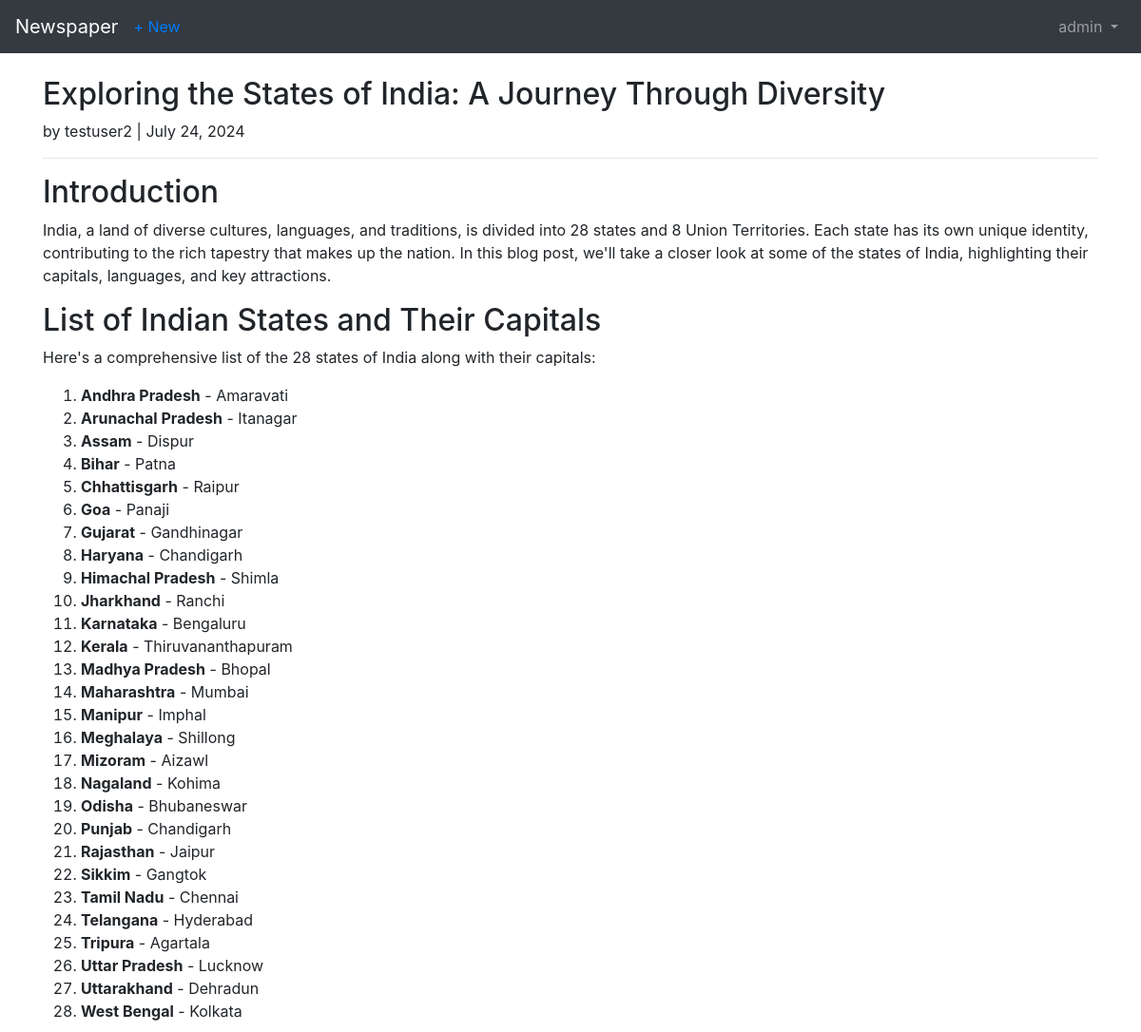
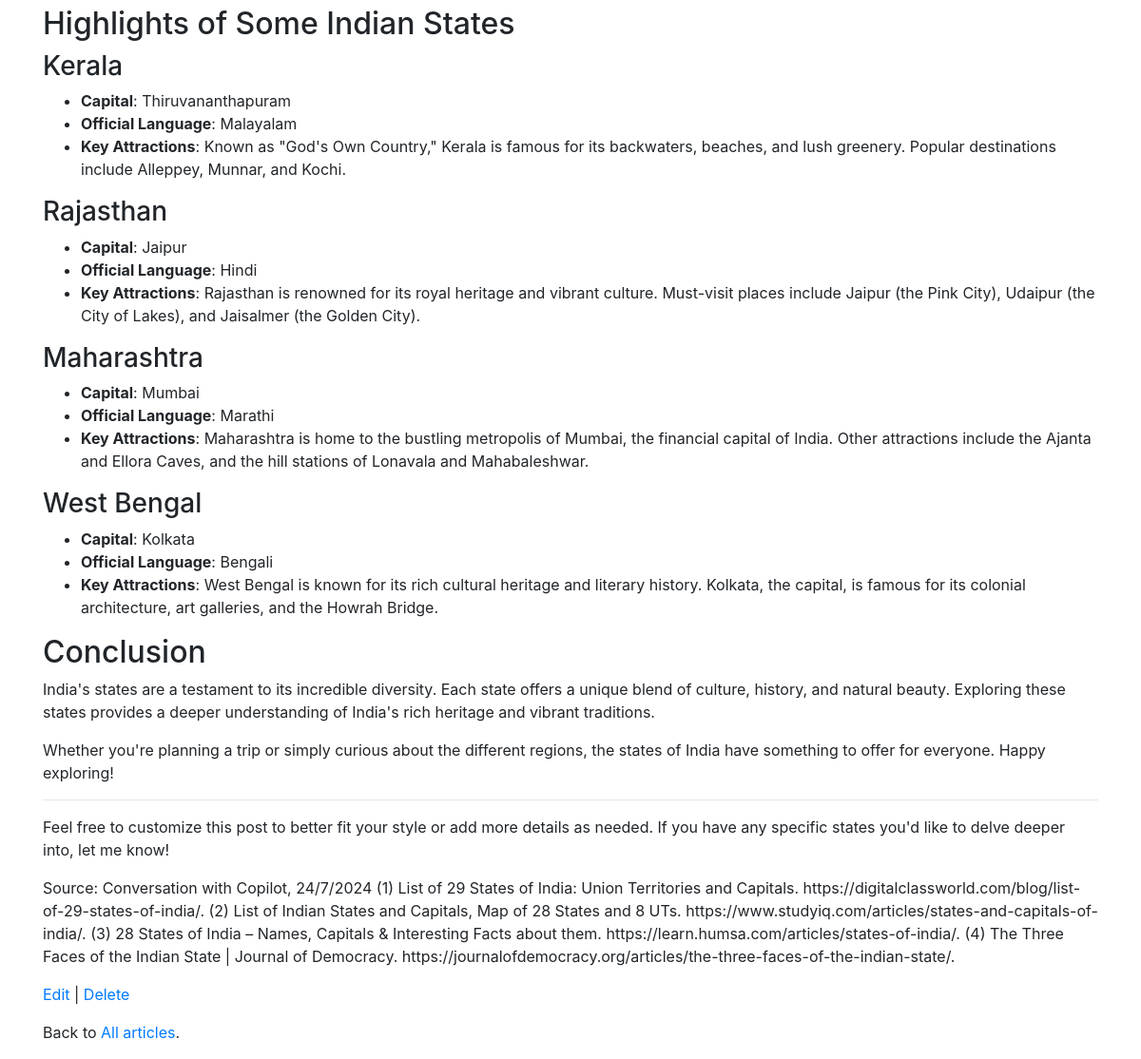
Page /articles/19/ (signed in) on the committed database (2 pictures, top to bottom).
### users/models.py (models this page shows)
class CustomUser(AbstractUser):
    age = models.PositiveIntegerField(null=True, blank=True)

### articles/models.py (models this page shows, shortened)
class Article(models.Model):
    title = models.CharField(max_length=255)
    body = models.TextField()
    date = models.DateField(auto_now_add=True)
    author = models.ForeignKey(
        get_user_model(),
        on_delete = models.CASCADE,
    )

### articles/views.py (the view)
# urls.py: path('<int:pk>/', ArticleDetailView.as_view(), name='article_detail'),
class ArticleDetailView(LoginRequiredMixin, DetailView):
    model = Article
    template_name = 'article_detail.html'
    login_url = 'login'

### articles/templatetags/markdown_extras.py (called while the page is built)
@register.filter()
@stringfilter
def markdown(value):
    return md.markdown(value, extensions=['markdown.extensions.fenced_code'])

### templates/article_detail.html
{% extends 'base.html' %}
{% load markdown_extras %}
{% load replace_tag %}
{% block content %}
<div class="article-entry">
    <h2>{{object.title}}</h2>
        <p>by {{object.author}} | {{object.date}}</p>
        <p>{{ article.body | markdown|safe }}</p>
</div>
<p><a href="{% url 'article_edit' article.pk %}">Edit</a> | <a href="{% url 'article_delete' article.pk %}">Delete</a></p>
<p>Back to <a href="{% url 'article_list' %}">All articles</a>.</p>
{% endblock content %}

### templates/base.html (shortened to what this page needs)
<!DOCTYPE html>
<html lang="en">
<head>
    {% load markdown_extras %}
    <link rel="stylesheet" href="https://cdn.jsdelivr.net/npm/bootstrap@4.6.2/dist/css/bootstrap.min.css">
</head>
<body>
    <nav class="navbar navbar-expand-md navbar-dark bg-dark mb-4">
        <a href="{% url 'home' %}" class="navbar-brand">Newspaper</a>
        {% if user.is_authenticated %}
            <ul class="navbar-nav mr-auto">
                <li class="nav-item"><a href="{% url 'article_new' %}">+ New</a></li>
            </ul>
        {% endif %}
        <div class="collapse navbar-collapse" id="navbarCollapse">
            {% if user.is_authenticated %}
                <ul class="navbar-nav ml-auto">
                    <li class="nav-item">
                        <a href="#" class="nav-link dropdown-toggle" id="userMenu" data-toggle="dropdown" aria-haspopup="true" aria-expanded="false">
                            {{user.username}}
                        </a>
                    </li>
                </ul>
            {% else %}
                <form class="form-inline ml-auto">
                    <a href="{% url 'login' %}" class="btn btn-outline-secondary">Log In</a>
                    <a href="{% url 'signup' %}" class="btn btn-primary ml-2">Sign Up</a>
                </form>
            {% endif %}
        </div>
    </nav>
    <div class="container">
        {% block content %}
        {% endblock content %}
    </div>
</body>
</html>

### rows in the picture
CustomUser: username "admin"
Article: title "Exploring the States of India: A Journey Through Diversity", author "testuser2", date "July 24, 2024", body "Introduction India, a land of diverse cultures, languages, and traditions, is divided into 28 states and 8 Union Territories. Each state has its own unique identity, contributing to the rich tapestry that makes up the nation. In this blog post, we'll take a closer look at some of the states of India, highlighting their capitals, languages, and key attractions. List of Indian States and Their Capitals Here's a comprehensive list of the 28 states of India along with their capitals: Andhra Pradesh - Amaravati Arunachal Pradesh - Itanagar Assam - Dispur Bihar - Patna Chhattisgarh - Raipur Goa - Panaji Gujarat - Gandhinagar Haryana - Chandigarh Himachal Pradesh - Shimla Jharkhand - Ranchi…"
